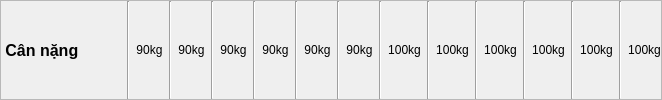
              <widget class="QFrame" name="frame_15">
               <property name="frameShape">
                <enum>QFrame::StyledPanel</enum>
               </property>
               <property name="frameShadow">
                <enum>QFrame::Raised</enum>
               </property>
               <layout class="QHBoxLayout" name="horizontalLayout_6">
                <property name="leftMargin">
                 <number>0</number>
                </property>
                <property name="topMargin">
                 <number>0</number>
                </property>
                <property name="rightMargin">
                 <number>0</number>
                </property>
                <property name="bottomMargin">
                 <number>0</number>
                </property>
                <item>
                 <widget class="QLabel" name="label_71">
                  <property name="minimumSize">
                   <size>
                    <width>120</width>
                    <height>0</height>
                   </size>
                  </property>
                  <property name="maximumSize">
                   <size>
                    <width>120</width>
                    <height>16777215</height>
                   </size>
                  </property>
                  <property name="font">
                   <font>
                    <pointsize>12</pointsize>
                    <weight>75</weight>
                    <bold>true</bold>
                   </font>
                  </property>
                  <property name="text">
                   <string> Cân nặng</string>
                  </property>
                 </widget>
                </item>
                <item>
                 <widget class="Line" name="line_13">
                  <property name="orientation">
                   <enum>Qt::Vertical</enum>
                  </property>
                 </widget>
                </item>
                <item>
                 <widget class="QLabel" name="label_58">
                  <property name="text">
                   <string>90kg</string>
                  </property>
                  <property name="alignment">
                   <set>Qt::AlignCenter</set>
                  </property>
                 </widget>
                </item>
                <item>
                 <widget class="Line" name="line_14">
                  <property name="orientation">
                   <enum>Qt::Vertical</enum>
                  </property>
                 </widget>
                </item>
                <item>
                 <widget class="QLabel" name="label_72">
                  <property name="text">
                   <string>90kg</string>
                  </property>
                  <property name="alignment">
                   <set>Qt::AlignCenter</set>
                  </property>
                 </widget>
                </item>
                <item>
                 <widget class="Line" name="line_15">
                  <property name="orientation">
                   <enum>Qt::Vertical</enum>
                  </property>
                 </widget>
                </item>
                <item>
                 <widget class="QLabel" name="label_73">
                  <property name="text">
                   <string>90kg</string>
                  </property>
                  <property name="alignment">
                   <set>Qt::AlignCenter</set>
                  </property>
                 </widget>
                </item>
                <item>
                 <widget class="Line" name="line_16">
                  <property name="orientation">
                   <enum>Qt::Vertical</enum>
                  </property>
                 </widget>
                </item>
                <item>
                 <widget class="QLabel" name="label_74">
                  <property name="text">
                   <string>90kg</string>
                  </property>
                  <property name="alignment">
                   <set>Qt::AlignCenter</set>
                  </property>
                 </widget>
                </item>
                <item>
                 <widget class="Line" name="line_17">
                  <property name="orientation">
                   <enum>Qt::Vertical</enum>
                  </property>
                 </widget>
                </item>
                <item>
                 <widget class="QLabel" name="label_75">
                  <property name="text">
                   <string>90kg</string>
                  </property>
                  <property name="alignment">
                   <set>Qt::AlignCenter</set>
                  </property>
                 </widget>
                </item>
                <item>
                 <widget class="Line" name="line_18">
                  <property name="orientation">
                   <enum>Qt::Vertical</enum>
                  </property>
                 </widget>
                </item>
                <item>
                 <widget class="QLabel" name="label_76">
                  <property name="text">
                   <string>90kg</string>
                  </property>
                  <property name="alignment">
                   <set>Qt::AlignCenter</set>
                  </property>
                 </widget>
                </item>
                <item>
                 <widget class="Line" name="line_19">
                  <property name="orientation">
                   <enum>Qt::Vertical</enum>
                  </property>
                 </widget>
                </item>
                <item>
                 <widget class="QLabel" name="label_77">
                  <property name="text">
                   <string>100kg</string>
                  </property>
                  <property name="alignment">
                   <set>Qt::AlignCenter</set>
                  </property>
                 </widget>
                </item>
                <item>
                 <widget class="Line" name="line_20">
                  <property name="orientation">
                   <enum>Qt::Vertical</enum>
                  </property>
                 </widget>
                </item>
                <item>
                 <widget class="QLabel" name="label_78">
                  <property name="text">
                   <string>100kg</string>
                  </property>
                  <property name="alignment">
                   <set>Qt::AlignCenter</set>
                  </property>
                 </widget>
                </item>
                <item>
                 <widget class="Line" name="line_21">
                  <property name="orientation">
                   <enum>Qt::Vertical</enum>
                  </property>
                 </widget>
                </item>
                <item>
                 <widget class="QLabel" name="label_79">
                  <property name="text">
                   <string>100kg</string>
                  </property>
                  <property name="alignment">
                   <set>Qt::AlignCenter</set>
                  </property>
                 </widget>
                </item>
                <item>
                 <widget class="Line" name="line_22">
                  <property name="orientation">
                   <enum>Qt::Vertical</enum>
                  </property>
                 </widget>
                </item>
                <item>
                 <widget class="QLabel" name="label_83">
                  <property name="text">
                   <string>100kg</string>
                  </property>
                  <property name="alignment">
                   <set>Qt::AlignCenter</set>
                  </property>
                 </widget>
                </item>
                <item>
                 <widget class="Line" name="line_23">
                  <property name="orientation">
                   <enum>Qt::Vertical</enum>
                  </property>
                 </widget>
                </item>
                <item>
                 <widget class="QLabel" name="label_81">
                  <property name="text">
                   <string>100kg</string>
                  </property>
                  <property name="alignment">
                   <set>Qt::AlignCenter</set>
                  </property>
                 </widget>
                </item>
                <item>
                 <widget class="Line" name="line_24">
                  <property name="orientation">
                   <enum>Qt::Vertical</enum>
                  </property>
                 </widget>
                </item>
                <item>
                 <widget class="QLabel" name="label_82">
                  <property name="text">
                   <string>100kg</string>
                  </property>
                  <property name="alignment">
                   <set>Qt::AlignCenter</set>
                  </property>
                 </widget>
                </item>
               </layout>
              </widget>
